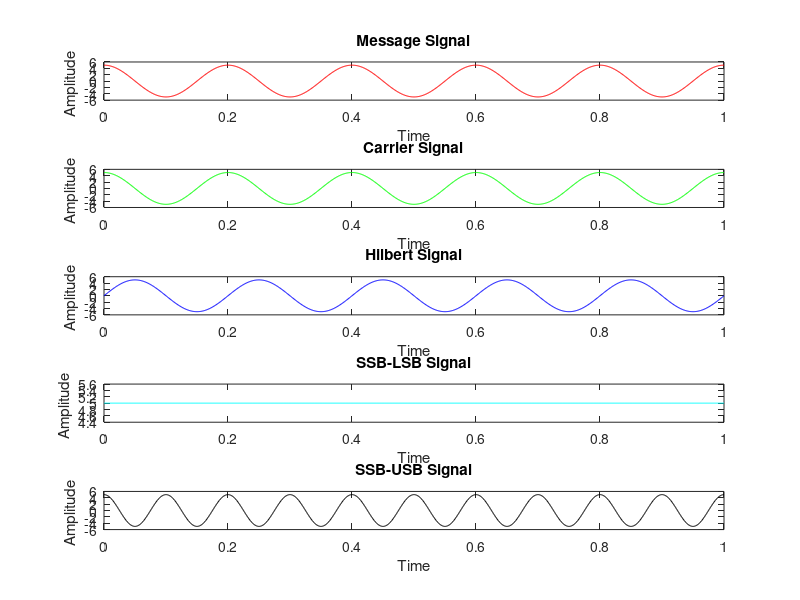

Recreate this plot in MATLAB.
clc;
close all;
clear all;
t=0:0.001:1;
Am=input('Enter Amplitude of Message');
Ac=input('Enter Amplitude of carrier');
fm=input('Enter the Frequency of the Message Signal');
fc=input('Enter the Frequency of Carrier Signal');
m=Am*cos(2*pi*fm*t)
c=Ac*cos(2*pi*fc*t)
x=Am*cos(2*pi*fm*t-pi/2)
l=m.*cos(2*pi*fc*t)+x.*sin(2*pi*fc*t)
u=m.*cos(2*pi*fc*t)-x.*sin(2*pi*fc*t)
subplot(5,1,1)
plot(t,m,'r');
title("Message Signal")
xlabel('Time')
ylabel('Amplitude ')

subplot(5,1,2)
plot(t,c,'g');
title("Carrier Signal")
xlabel('Time')
ylabel('Amplitude ')

subplot(5,1,3)
plot(t,x,'b');
title("Hilbert Signal")
xlabel('Time')
ylabel('Amplitude ')


subplot(5,1,4)
plot(t,l,'c');
title("SSB-LSB Signal")
xlabel('Time')
ylabel('Amplitude ')



subplot(5,1,5)
plot(t,u,'k');
title("SSB-USB Signal")                                                                                                                                                                                                                                                                                                                                                 
xlabel('Time')
ylabel('Amplitude ')


